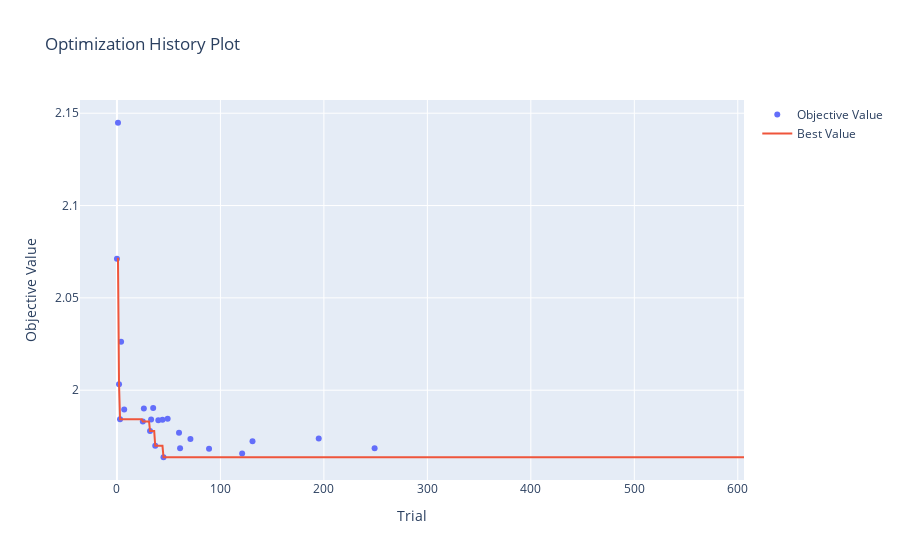

Here is the notebook cell this chart was saved with:
### Code cell
fig = optuna.visualization.plot_optimization_history(study)
fig.show()

### Figure 1 — Plotly figure (JSON) as saved in the notebook; plotly's stock layout.template omitted (floating-point values rounded to 4 significant figures; data arrays with more than 128 entries replaced by an {"elided": "..."} marker saying what was removed)
{"data": [{"mode": "markers", "name": "Objective Value", "type": "scatter", "x": [0, 1, 2, 3, 4, 7, 25, 26, 28, 29, 32, 33, 35, 37, 38, 40, 44, 45, 49, 51, 60, 61, 71, 73, 81, 89, 107, 116, 121, 131, 195, 249, 250, 259], "y": [2.071, 2.145, 2.003, 1.984, 2.026, 1.99, 1.983, 1.99, null, null, 1.978, 1.984, 1.99, 1.97, null, 1.984, 1.984, 1.964, 1.985, null, 1.977, 1.969, 1.974, null, null, 1.968, null, null, 1.966, 1.972, 1.974, 1.969, null, null]}, {"mode": "lines", "name": "Best Value", "type": "scatter", "x": {"elided": "607 int values"}, "y": {"elided": "607 float values"}}, {"marker": {"color": "#cccccc"}, "mode": "markers", "name": "Infeasible Trial", "showlegend": false, "type": "scatter", "x": [], "y": []}], "layout": {"title": {"text": "Optimization History Plot"}, "xaxis": {"title": {"text": "Trial"}}, "yaxis": {"title": {"text": "Objective Value"}}}}
